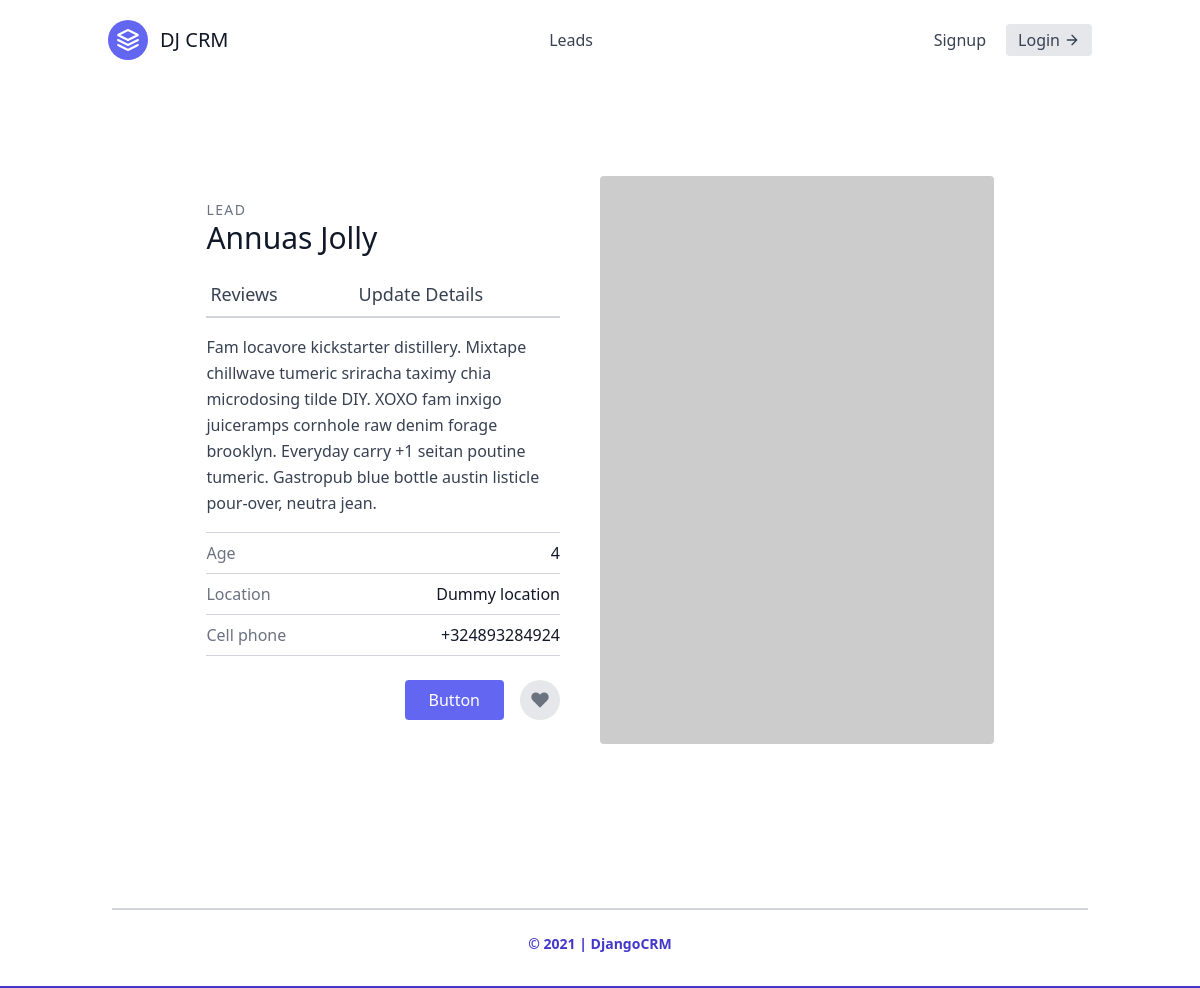
Page /leads/5/ on the earlier database version.
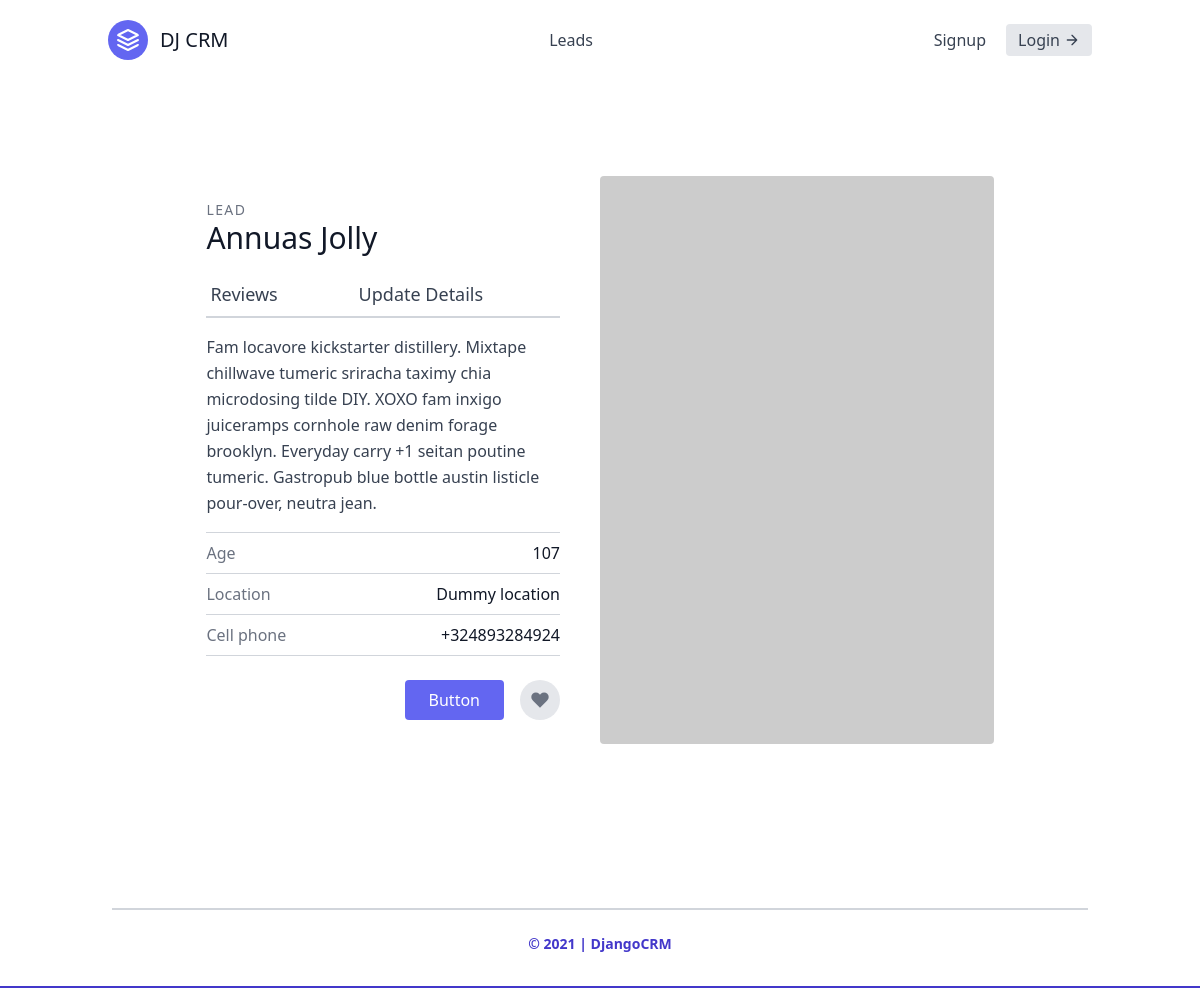
Same page on the later database version.
### leads/models.py (models this page shows)
class Lead(models.Model):
    first_name=models.CharField(max_length=20)
    last_name=models.CharField(max_length=20)
    age=models.IntegerField(default=0)
    agent=models.ForeignKey("Agent",on_delete=models.CASCADE)

### leads/views.py (the view)
# urls.py: path('<int:pk>/',  views.lead_detail),
def lead_detail(request,pk):
    print(pk)
    lead=Lead.objects.get(id=pk)
    print('\n\n **************** ',lead)
    return render(request, 'leads/lead_detail.html', {'lead_data': lead})

### leads/templates/leads/lead_detail.html
{% extends "base.html" %}
{% block content %}
<section class="text-gray-700 body-font overflow-hidden">
    <div class="container px-5 py-24 mx-auto">
      <div class="lg:w-4/5 mx-auto flex flex-wrap">
        <div class="lg:w-1/2 w-full lg:pr-10 lg:py-6 mb-6 lg:mb-0">
            <h2 class="text-sm title-font text-gray-500 tracking-widest">LEAD</h2>
            <h1 class="text-gray-900 text-3xl title-font font-medium mb-4">{{ lead_data.first_name }} {{ lead_data.last_name }}</h1>
            <div class="flex mb-4">
                <a class="flex-grow border-b-2 border-gray-300 py-2 text-lg px-1">
                    Reviews
                </a>
                <a href="/leads/{{ lead_data.pk }}/update/" class="flex-grow border-b-2 border-gray-300 py-2 text-lg px-1">
                    Update Details
                </a>
            </div>
            <p class="leading-relaxed mb-4">Fam locavore kickstarter distillery. Mixtape chillwave tumeric sriracha taximy chia microdosing tilde DIY. XOXO fam inxigo juiceramps cornhole raw denim forage brooklyn. Everyday carry +1 seitan poutine tumeric. Gastropub blue bottle austin listicle pour-over, neutra jean.</p>
            <div class="flex border-t border-gray-300 py-2">
                <span class="text-gray-500">Age</span>
                <span class="ml-auto text-gray-900">{{ lead_data.age }}</span>
            </div>
            <div class="flex border-t border-gray-300 py-2">
                <span class="text-gray-500">Location</span>
                <span class="ml-auto text-gray-900">Dummy location</span>
            </div>
            <div class="flex border-t border-b mb-6 border-gray-300 py-2">
                <span class="text-gray-500">Cell phone</span>
                <span class="ml-auto text-gray-900">+324893284924</span>
            </div>
            <div class="flex">
                <button class="flex ml-auto text-white bg-indigo-500 border-0 py-2 px-6 focus:outline-none hover:bg-indigo-600 rounded">Button</button>
                <button class="rounded-full w-10 h-10 bg-gray-200 p-0 border-0 inline-flex items-center justify-center text-gray-500 ml-4">
                <svg fill="currentColor" stroke-linecap="round" stroke-linejoin="round" stroke-width="2" class="w-5 h-5" viewBox="0 0 24 24">
                    <path d="M20.84 4.61a5.5 5.5 0 00-7.78 0L12 5.67l-1.06-1.06a5.5 5.5 0 00-7.78 7.78l1.06 1.06L12 21.23l7.78-7.78 1.06-1.06a5.5 5.5 0 000-7.78z"></path>
                </svg>
                </button>
            </div>
        </div>
        <img alt="ecommerce" class="lg:w-1/2 w-full lg:h-auto h-64 object-cover object-center rounded" src="https://dummyimage.com/400x400">
      </div>
    </div>
  </section>
{% endblock content %}

Differences in the rows shown:
changed Lead "Annuas": age "4" → "107"
